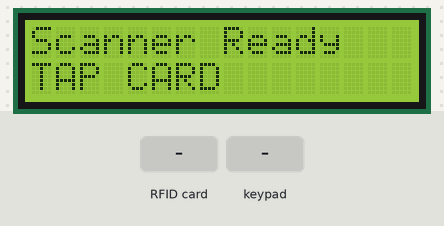
The sketch below on a simulated Arduino Uno, built with avr-gcc and run on an emulated ATmega328P. On the bench: 16×2 character LCD. Inputs (shaded band) come from the test bench. What the sketch prints to the serial monitor is not drawn.

Above: at 1.3 s.
1.4 s: RFID card 13 E1 6E A9 held to the reader
At 3.3 s:
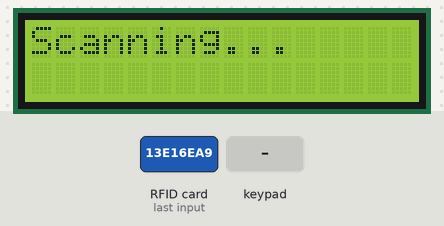
At 5.3 s:
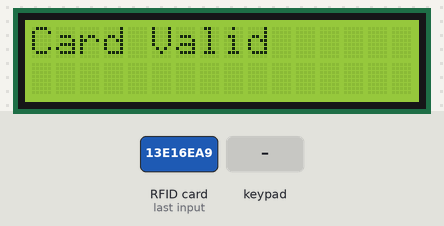
5.4 s: keypad keys 1 2 3 4 pressed 1.404 s apart
At 10.0 s:
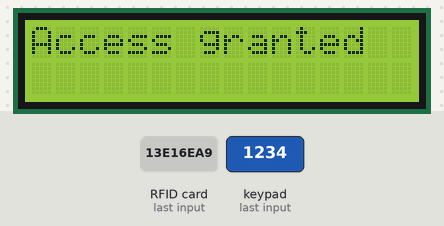
Timing chart, 0 to 11.5 s (numbered marks = the images above; inputs shaded):
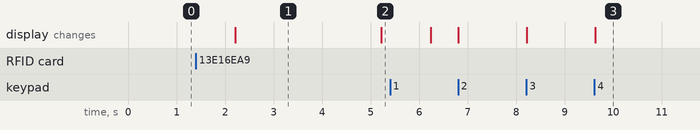

The sketch:

Arduino_Safe.ino
```cpp
#include <Wire.h>
#include <MFRC522.h>
#include <Keypad.h>
#include <LiquidCrystal_I2C.h>

#define SS_PIN 10
#define RST_PIN 9
#define I2C_ADDR 0x27
#define MAX_KEY_LEN 4
#define BUZZER 8

LiquidCrystal_I2C lcd(0x27, 16, 2);
MFRC522 mfrc522(SS_PIN, RST_PIN);

const byte ROWS = 4;
const byte COLS = 4;
char keys[ROWS][COLS] = {
  {'1', '2', '3', 'A'},
  {'4', '5', '6', 'B'},
  {'7', '8', '9', 'C'},
  {'*', '0', '#', 'D'}
};
byte colPins[COLS] = {4, 3, 2, 1};
byte rowPins[ROWS] = {8, 7, 6, 5};

String uidString;

unsigned long startTime;
const int duration = 10;


Keypad keypad = Keypad(makeKeymap(keys), rowPins, colPins, ROWS, COLS);
String validCardUid = "13e16ea9"; // The UID of the valid card
String pinCode = "1234"; // The valid pin code
String enteredPin = "";

void setup() {
  Serial.begin(9600);
  pinMode(BUZZER, OUTPUT);
  SPI.begin();
  mfrc522.PCD_Init();
  lcd.init();
  lcd.setBacklight(50);
  lcd.setCursor(0, 0);
  Serial.println("RFID door lock system ready.");
  lcd.print("Scanner Ready");
  lcd.setCursor(0,1);
  lcd.print("TAP CARD");
}

void loop() {
  char key = keypad.getKey();

      if (mfrc522.PICC_IsNewCardPresent() && mfrc522.PICC_ReadCardSerial())
      {
        String cardUid = "";
        uidString = "";
        for (byte i = 0; i < mfrc522.uid.size; i++)
        {
          uidString += String(mfrc522.uid.uidByte[i] < 0x10 ? "0" : "");
          uidString += String(mfrc522.uid.uidByte[i], HEX);
        }

        Serial.print("Card UID: ");
        Serial.println(uidString);

        for (byte i = 0; i < mfrc522.uid.size; i++) {
          cardUid += String(mfrc522.uid.uidByte[i], HEX);
        }
        if(cardUid == validCardUid)
        {
            lcd.clear();
            lcd.setCursor(0, 0);
            lcd.print("Scanning...");
            delay(3000);
            Serial.println("Access card recognized");
            lcd.clear();
            lcd.setCursor(0, 0);
            lcd.print("Card Valid");
            delay(1000);
            lcd.clear();
            lcd.setCursor(0, 0);
            lcd.print("Enter 4-Pin:");
            enteredPin = "";
            while (enteredPin.length() < 4) {
              char key = keypad.getKey();
              if (key)
              {
                enteredPin += key;
                lcd.setCursor(enteredPin.length(), 1);
                lcd.print("*");
              }
            }
            if(enteredPin == pinCode)
            {
              lcd.clear();
              lcd.setCursor(0, 0);
              lcd.print("Access granted");
              Serial.println("Access granted");
              delay(2000);
              lcd.clear();
              lcd.setCursor(0,0);
              lcd.print("Door Unlocked!");
              delay(2000);
              lcd.clear();
              lcd.setCursor(0,0);
              lcd.print("Closing in:");
              int seconds = 0;
              int remaining = 10;
              while(remaining>0)
              {
                remaining = duration - seconds;
                lcd.setCursor(0, 1);
                lcd.print(remaining);
                lcd.print(" seconds");
                seconds++;
                delay(1000);
              }
              delay(3000);
              setup();
            }
            else
            {
              lcd.clear();
              lcd.setCursor(0, 0);
              lcd.print("Incorrect Pin");
              Serial.println("Incorrect Pin");
              delay(2000);
              lcd.clear();
              setup();
            }
        }
        else
        {
              lcd.clear();
              lcd.setCursor(0, 0);
              lcd.print("Scanning...");
              delay(3000);
              lcd.clear();
              lcd.setCursor(0, 0);
              lcd.clear();
              lcd.setCursor(0, 0);
              lcd.print("Access Denied");
              Serial.println("Access Denied");
              delay(2000);
              lcd.clear();
              setup();
        }
      }
  delay(1000);
}
```

Measured:
- after the input at 1.4 s, the display: changes after 0.81 s (image 1)
- after the input at 5.4 s, the display: first changes after 0.84 s (image 3 shows a later state)
- what the display in image 1 shows lasts 3.0 s, from 2.2 s to 5.2 s
